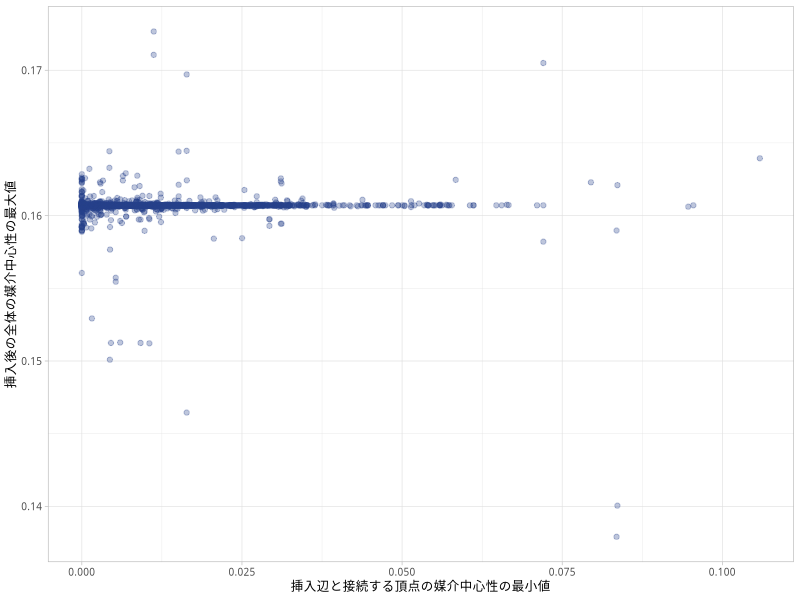

The R script that drew this image:
library(readr)
library(dplyr)
library(tidyr)
library(ggplot2)
library(viridis)
theme_set(theme_light(base_size = 9, base_family = 'IPAexGothic'))
out_file <- paste0(sub('^--file=(.+)\\.R$', '\\1', basename(commandArgs()[4])), '.pdf')

data_static <- read_csv(
  '../../res/data/road-oka-static.csv',
  col_types = list(vert = col_character(), bc = col_double())
)

data_dynamic <- read_csv(
  '../../res/data/road-oka-dynamic.csv',
  col_types = list(
    vert1 = col_character(),
    vert2 = col_character(),
    `max-bc` = col_double()
  )
) %>% select(c(vert1, vert2, `max-bc`, `time-proposed`, `time-brandes`))

data <- data_dynamic %>%
  inner_join(data_static, by = c('vert1' = 'vert')) %>% rename('bc1' = 'bc') %>%
  inner_join(data_static, by = c('vert2' = 'vert')) %>% rename('bc2' = 'bc') %>%
  mutate(`min-bc-on-pair` = pmin(bc1, bc2))

gp <- ggplot(data, aes(`min-bc-on-pair`, `max-bc`)) +
  geom_point(colour = 'royalblue4', alpha = 0.3) +
  xlab('挿入辺と接続する頂点の媒介中心性の最小値') +
  ylab('挿入後の全体の媒介中心性の最大値') +
  theme(
    legend.title = element_blank(),
    legend.position = 'top',
    strip.text = element_text(colour = 'black'),
    strip.background = element_blank()
  )

ggsave(out_file, gp, cairo_pdf, width = 9, height = 7, units = 'cm')
